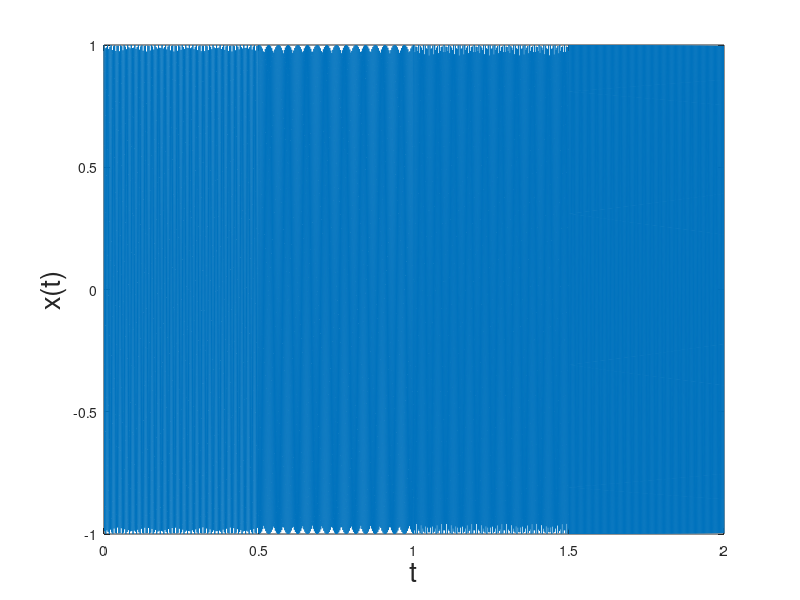
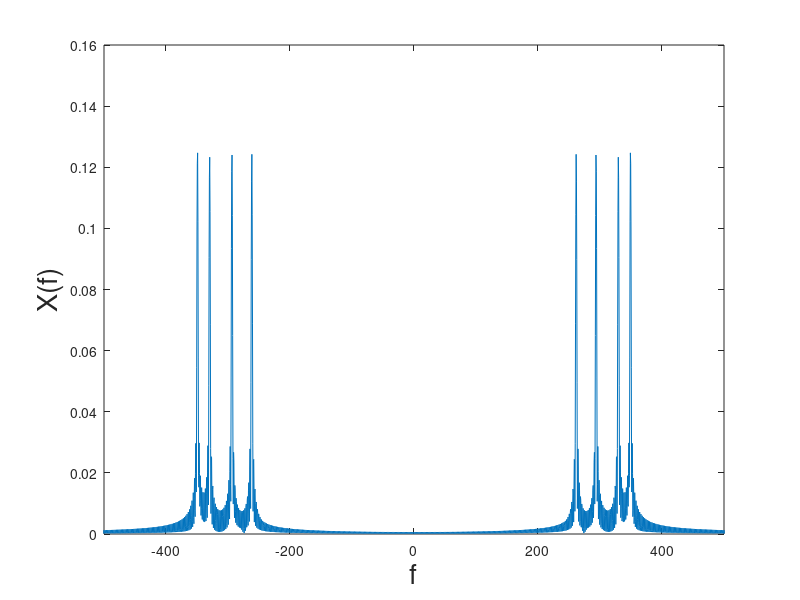
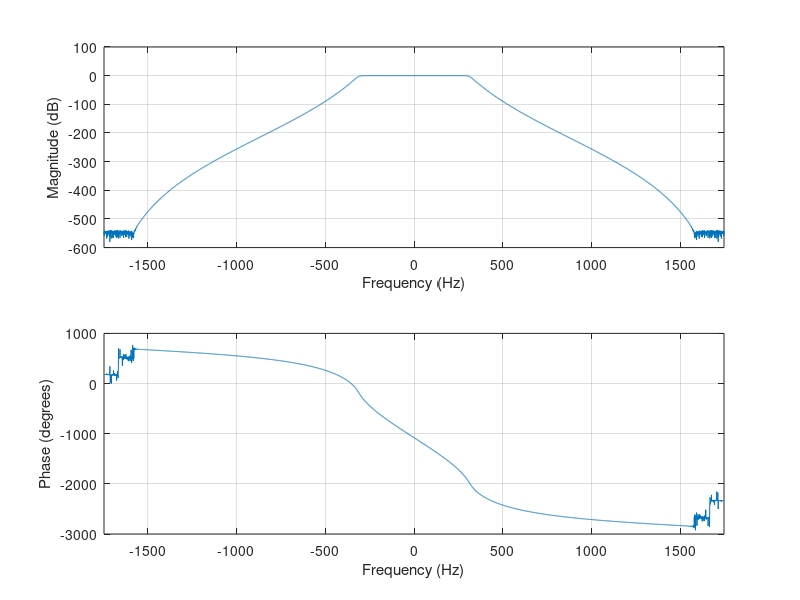
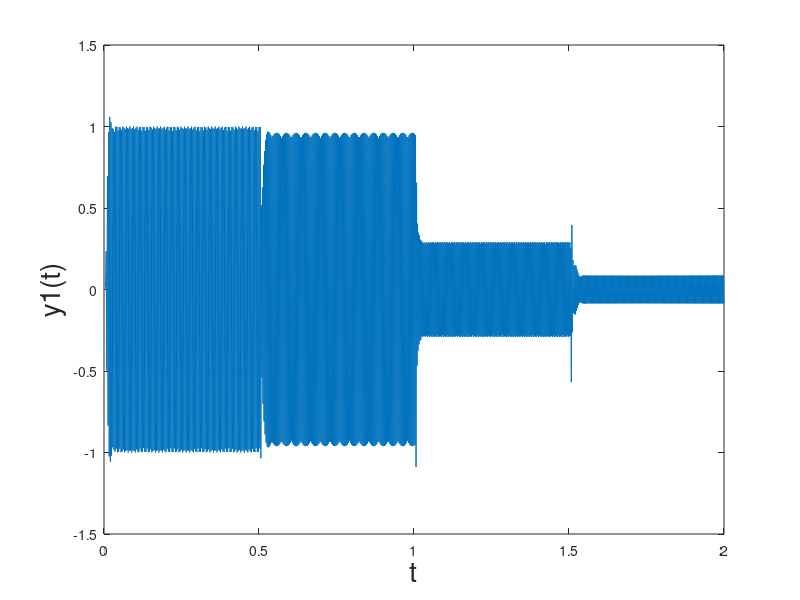

Write MATLAB code to recreate these figures, in order.
%Step 1

f0 = 440;
alpha = 2^(1/12);
fDO = f0*(alpha^-9)
fRE = f0*(alpha^-7)
fMI = f0*(alpha^-5)
fFA = f0*(alpha^-4)

fs = round(10 * max([fDO, fRE, fMI, fFA]))

frmsz=round(0.5*fs);
t=(0:1:frmsz-1)*(1/fs);
x1t=cos(2*pi*fDO*t);
x2t=cos(2*pi*fRE*t);
x3t=cos(2*pi*fMI*t);
x4t=cos(2*pi*fFA*t);

% Step 2
xt=[x1t,x2t,x3t,x4t];
audiowrite("signal.wav",xt,fs);
sound(xt, fs)


% Step 3
frmsz=frmsz*4;
t=(0:1:frmsz-1)*(1/fs);
plot(t,xt)
xlabel("t",'FontSize',20)
ylabel("x(t)",'FontSize',20)


% Step 4
E_xt = sum(abs(xt).^2)*(1/fs)


% Step 5
Xf = fftshift(fft(xt,frmsz)) / frmsz;


% Step 6
f = (-(frmsz/2):1:(frmsz/2)-1)*(fs/frmsz);
figure;
plot(f, abs(Xf))
xlim([-500 500])
xlabel("f",'FontSize',20)
ylabel("X(f)",'FontSize',20)


% Step 7
E_Xf = sum((abs(Xf).^2))/(fs/frmsz)

%%% Low-Pass Filter %%%



% Step 8
a = 0;
b = 0;
order = 20;
fc = (fRE + fMI) / 2                % cut-off frequency = 311.65 Hz
[b,a]= butter(order, fc / (fs/2));


% Step 9
figure;
freqz(b,a,f,fs)


% Step 10
y1t = filter(b,a,xt);


% Step 11
audiowrite("lowpassfiltered.wav", y1t, fs)
sound(y1t, fs)


% Step 12
figure;
plot(t, y1t)
xlabel("t",'FontSize',20)
ylabel("y1(t)",'FontSize',20)

% Step 13
E_y1t = sum((abs(y1t).^2)) * (1/fs)


% Step 14
Y1f = fftshift(fft(y1t,frmsz)) / frmsz;


% Step 15
figure;
plot(f, abs(Y1f))
xlim([-500 500])
xlabel("f",'FontSize',20)
ylabel("Y1(f)",'FontSize',20)


% Step 16
E_Y1f = sum((abs(Y1f).^2))/(fs/frmsz)


%%% high-Pass Filter %%%

% Step 17
a = 0;
b = 0;
order = 20;
fc = (fRE + fMI) / 2                % cut-off frequency = 311.65 Hz
[b,a]= butter(order, fc / (fs/2),'high');


% Step 18
figure;
freqz(b,a,f,fs)


% Step 19
y2t = filter(b,a,xt);


% Step 20
audiowrite("highpassfiltered.wav", y2t, fs)
sound(y2t, fs)


% Step 21
figure;
plot(t, y2t)
xlabel("t",'FontSize',20)
ylabel("y2(t)",'FontSize',20)


% Step 22
E_y2t = sum((abs(y2t).^2)) * (1/fs)


% Step 23
Y2f = fftshift(fft(y2t,frmsz)) / frmsz;


% Step 24
figure;
plot(f, abs(Y2f))
xlim([-500 500])
xlabel("f",'FontSize',20)
ylabel("Y2(f)",'FontSize',20)


% Step 25
E_Y2f = sum((abs(Y2f).^2))/(fs/frmsz)
